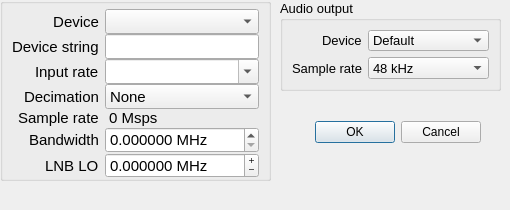
    <widget class="QWidget" name="tab_9">
     <attribute name="title">
      <string>Devices</string>
     </attribute>
     <widget class="QGroupBox" name="groupBoxOutput">
      <property name="geometry">
       <rect>
        <x>280</x>
        <y>0</y>
        <width>221</width>
        <height>91</height>
       </rect>
      </property>
      <property name="font">
       <font>
        <pointsize>10</pointsize>
        <bold>false</bold>
       </font>
      </property>
      <property name="title">
       <string>Audio output</string>
      </property>
      <layout class="QFormLayout" name="formLayout_2">
       <property name="labelAlignment">
        <set>Qt::AlignRight|Qt::AlignTrailing|Qt::AlignVCenter</set>
       </property>
       <item row="0" column="0">
        <widget class="QLabel" name="outDevLabel">
         <property name="text">
          <string>Device</string>
         </property>
        </widget>
       </item>
       <item row="0" column="1">
        <widget class="QComboBox" name="outDevCombo">
         <property name="toolTip">
          <string>Select which device to use for audio output.
Leave it at default unless you know what you are doing.</string>
         </property>
         <property name="sizeAdjustPolicy">
          <enum>QComboBox::AdjustToContents</enum>
         </property>
         <property name="minimumContentsLength">
          <number>15</number>
         </property>
         <item>
          <property name="text">
           <string>Default</string>
          </property>
         </item>
        </widget>
       </item>
       <item row="1" column="0">
        <widget class="QLabel" name="outSrLabel">
         <property name="text">
          <string>Sample rate</string>
         </property>
        </widget>
       </item>
       <item row="1" column="1">
        <widget class="QComboBox" name="outSrCombo">
         <property name="toolTip">
          <string>Select the audio sample rate</string>
         </property>
         <item>
          <property name="text">
           <string>48 kHz</string>
          </property>
         </item>
        </widget>
       </item>
      </layout>
     </widget>
     <widget class="QGroupBox" name="groupBoxInput">
      <property name="geometry">
       <rect>
        <x>0</x>
        <y>-20</y>
        <width>271</width>
        <height>201</height>
       </rect>
      </property>
      <property name="font">
       <font>
        <pointsize>11</pointsize>
        <bold>false</bold>
       </font>
      </property>
      <property name="title">
       <string>I/Q input</string>
      </property>
      <property name="alignment">
       <set>Qt::AlignLeading|Qt::AlignLeft|Qt::AlignVCenter</set>
      </property>
      <property name="flat">
       <bool>false</bool>
      </property>
      <layout class="QFormLayout" name="formLayout">
       <property name="fieldGrowthPolicy">
        <enum>QFormLayout::AllNonFixedFieldsGrow</enum>
       </property>
       <property name="labelAlignment">
        <set>Qt::AlignRight|Qt::AlignTrailing|Qt::AlignVCenter</set>
       </property>
       <property name="verticalSpacing">
        <number>0</number>
       </property>
       <property name="topMargin">
        <number>5</number>
       </property>
       <property name="bottomMargin">
        <number>0</number>
       </property>
       <item row="0" column="0">
        <widget class="QLabel" name="inDevLabel1">
         <property name="sizePolicy">
          <sizepolicy hsizetype="Preferred" vsizetype="Preferred">
           <horstretch>0</horstretch>
           <verstretch>0</verstretch>
          </sizepolicy>
         </property>
         <property name="text">
          <string>Device</string>
         </property>
         <property name="alignment">
          <set>Qt::AlignRight|Qt::AlignTrailing|Qt::AlignVCenter</set>
         </property>
        </widget>
       </item>
       <item row="0" column="1">
        <widget class="QComboBox" name="inDevCombo">
         <property name="enabled">
          <bool>true</bool>
         </property>
         <property name="toolTip">
          <string>Select an input device</string>
         </property>
         <property name="sizeAdjustPolicy">
          <enum>QComboBox::AdjustToContents</enum>
         </property>
         <property name="minimumContentsLength">
          <number>15</number>
         </property>
        </widget>
       </item>
       <item row="1" column="0">
        <widget class="QLabel" name="inDevLabel2">
         <property name="toolTip">
          <string>Device arguments</string>
         </property>
         <property name="text">
          <string>Device string</string>
         </property>
        </widget>
       </item>
       <item row="2" column="0">
        <widget class="QLabel" name="inSrLabel">
         <property name="text">
          <string>Input rate</string>
         </property>
        </widget>
       </item>
       <item row="2" column="1">
        <widget class="QComboBox" name="inSrCombo">
         <property name="toolTip">
          <string>Select the sample rate of the input source</string>
         </property>
         <property name="editable">
          <bool>true</bool>
         </property>
        </widget>
       </item>
       <item row="6" column="0">
        <widget class="QLabel" name="loLabel">
         <property name="toolTip">
          <string>LNB LO frequency. Use negative frequency for upconverters.</string>
         </property>
         <property name="text">
          <string>LNB LO</string>
         </property>
        </widget>
       </item>
       <item row="6" column="1">
        <widget class="QDoubleSpinBox" name="loSpinBox">
         <property name="toolTip">
          <string>LNB LO frequency. Use negative frequency for upconverters.</string>
         </property>
         <property name="buttonSymbols">
          <enum>QAbstractSpinBox::PlusMinus</enum>
         </property>
         <property name="suffix">
          <string> MHz</string>
         </property>
         <property name="decimals">
          <number>6</number>
         </property>
         <property name="minimum">
          <double>-500000.000000000000000</double>
         </property>
         <property name="maximum">
          <double>500000.000000000000000</double>
         </property>
        </widget>
       </item>
       <item row="1" column="1">
        <widget class="QLineEdit" name="inDevEdit">
         <property name="toolTip">
          <string>&lt;html&gt;&lt;head/&gt;&lt;body&gt;&lt;p&gt;The device argument is a delimited string used to locate devices on your system. Use the device id or name (if applicable) to specify a certain device or list of devices. If left blank, the first device found will be used.&lt;/p&gt;&lt;p&gt;Examples (some arguments may be optional):&lt;/p&gt;&lt;p&gt;fcd=0&lt;br/&gt;rtl=0&lt;br/&gt;rtl=0,rtl_xtal=28.80001e6,tuner_xtal=26e6,buffers=64 ...&lt;br/&gt;rtl_tcp=127.0.0.1:1234,psize=16384&lt;br/&gt;plutosdr,uri=usb:6.36.5&lt;br/&gt;file=/path/to/file.ext,freq=428e6,rate=1e6,repeat=true,throttle=true ... &lt;/p&gt;&lt;p&gt;You can test the device strings in gnuradio-companion.&lt;/p&gt;&lt;/body&gt;&lt;/html&gt;</string>
         </property>
         <property name="text">
          <string/>
         </property>
        </widget>
       </item>
       <item row="5" column="1">
        <widget class="QDoubleSpinBox" name="bwSpinBox">
         <property name="toolTip">
          <string>Analog bandwidth (leave at 0 for default)</string>
         </property>
         <property name="suffix">
          <string> MHz</string>
         </property>
         <property name="decimals">
          <number>6</number>
         </property>
         <property name="maximum">
          <double>100.000000000000000</double>
         </property>
         <property name="singleStep">
          <double>0.100000000000000</double>
         </property>
        </widget>
       </item>
       <item row="5" column="0">
        <widget class="QLabel" name="bwLabel">
         <property name="toolTip">
          <string>Analog bandwidth (leave at 0 for default)</string>
         </property>
         <property name="text">
          <string>Bandwidth</string>
         </property>
        </widget>
       </item>
       <item row="3" column="0">
        <widget class="QLabel" name="label_8">
         <property name="text">
          <string>Decimation</string>
         </property>
        </widget>
       </item>
       <item row="3" column="1">
        <widget class="QComboBox" name="decimCombo">
         <property name="toolTip">
          <string>Input decimation</string>
         </property>
         <item>
          <property name="text">
           <string>None</string>
          </property>
         </item>
         <item>
          <property name="text">
           <string>2</string>
          </property>
         </item>
         <item>
          <property name="text">
           <string>4</string>
          </property>
         </item>
         <item>
          <property name="text">
           <string>8</string>
          </property>
         </item>
         <item>
          <property name="text">
           <string>16</string>
          </property>
         </item>
         <item>
          <property name="text">
           <string>32</string>
          </property>
         </item>
         <item>
          <property name="text">
           <string>64</string>
          </property>
         </item>
         <item>
          <property name="text">
           <string>128</string>
          </property>
         </item>
         <item>
          <property name="text">
           <string>256</string>
          </property>
         </item>
         <item>
          <property name="text">
           <string>512</string>
          </property>
         </item>
        </widget>
       </item>
       <item row="4" column="0">
        <widget class="QLabel" name="label_9">
         <property name="text">
          <string>Sample rate</string>
         </property>
        </widget>
       </item>
       <item row="4" column="1">
        <widget class="QLabel" name="sampRateLabel">
         <property name="font">
          <font>
           <pointsize>11</pointsize>
           <bold>false</bold>
          </font>
         </property>
         <property name="toolTip">
          <string>The sample rate after decimation</string>
         </property>
         <property name="text">
          <string> 0 Msps</string>
         </property>
        </widget>
       </item>
      </layout>
     </widget>
     <widget class="QDialogButtonBox" name="buttonBox">
      <property name="geometry">
       <rect>
        <x>310</x>
        <y>120</y>
        <width>171</width>
        <height>25</height>
       </rect>
      </property>
      <property name="orientation">
       <enum>Qt::Horizontal</enum>
      </property>
      <property name="standardButtons">
       <set>QDialogButtonBox::Cancel|QDialogButtonBox::Ok</set>
      </property>
     </widget>
    </widget>
